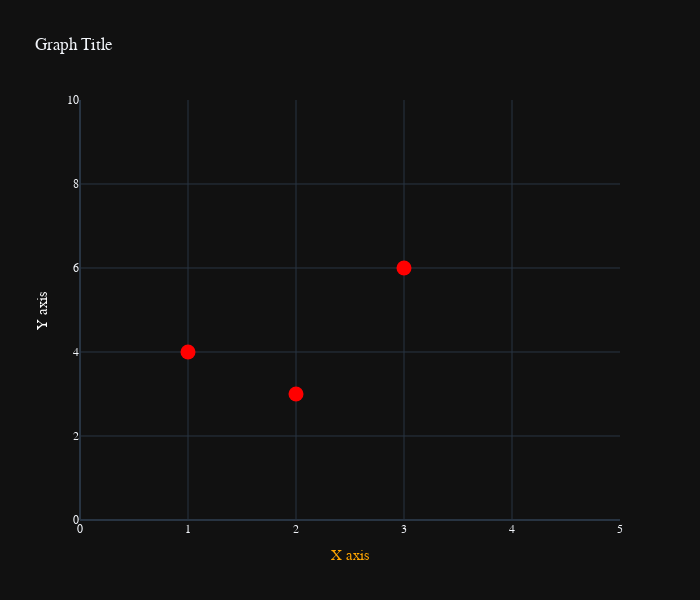

Source (notebook cell):
### Code cell
fig = go.Figure(layout=plotly_template['layout'])

fig.add_trace(
    go.Scatter(
        x=[1,2,3],
        y=[4,3,6],
        mode='markers',
        marker=dict(size=15, color='red'),
        line=dict(color='black'),
        hovertemplate="<b>%{x}</b><br>y: %{y:.2f}",
    )
)


fig.update_layout(
    title="Graph Title",
    xaxis=dict(
        title=dict(
            text='X axis',
            font=dict(size=15, color='orange')
        ),
        range=[0,5]
    ),
    yaxis=dict(
        title=dict(
            text='Y axis',
            font=dict(size=15, color='white')
        ),
        range=[0,10]
    ),
    width=700,
    height=600,
)

fig.show()

### Figure 1 — Plotly figure (JSON) as saved in the notebook; plotly's stock layout.template omitted (floating-point values rounded to 4 significant figures)
{"data": [{"hovertemplate": "<b>%{x}</b><br>y: %{y:.2f}", "line": {"color": "black"}, "marker": {"color": "red", "size": 15}, "mode": "markers", "type": "scatter", "x": [1, 2, 3], "y": [4, 3, 6]}], "layout": {"font": {"family": "Franklin Gothic", "size": 12}, "height": 600, "title": {"text": "Graph Title"}, "width": 700, "xaxis": {"range": [0, 5], "title": {"font": {"color": "orange", "size": 15}, "text": "X axis"}}, "yaxis": {"range": [0, 10], "title": {"font": {"color": "white", "size": 15}, "text": "Y axis"}}}}
